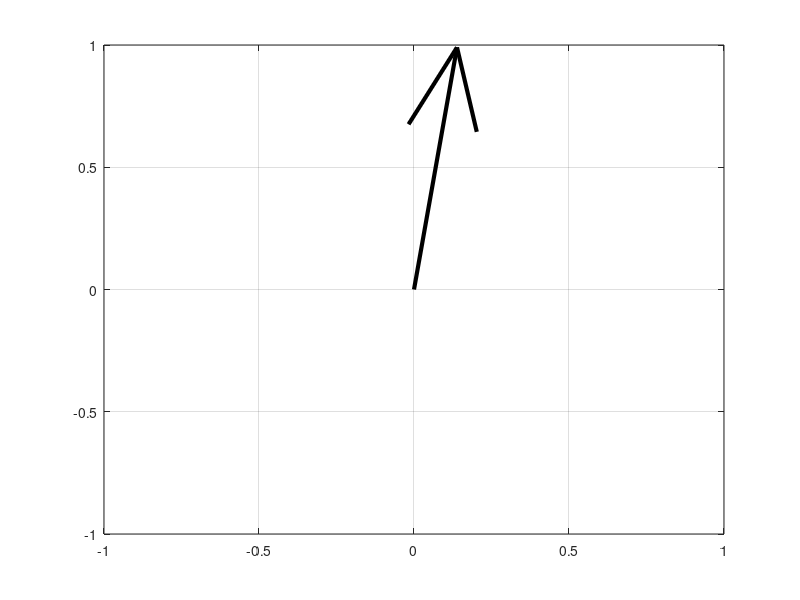

MATLAB code for this plot:
%Escolhe-se um vetor com o clique do mouse
%Implementada uma iteracao do metodo das potencias
%pra cada vez que a tecla espaco for pressionada.
%A cada iteracao é mostrado o vetor resultante
%e impresso os erros de aproxima碘o do autovalor e 
%de alinhamento do autovetor a cada iteracao.

%Matriz A 
A = [2,-1; -1 -5]

% Decomposicao 
[V,D] = eig(A);

% Indice do autovalor dominante
[~,j] = max(max(abs(D))); 

% Plot inicial
figure(1);
quiver(0,0,V(1,j),V(2,j),'Color','k','LineWidth',3,'AutoScale','off');
box on;
grid on;
axis([-1,1,-1,1]);
axis 'manual';

button = -1;
u = [];
v = [];
y = [];
erro_autovalor = []; 
while button~=27		
	[u0,v0,button] = ginput(1);	
	if button==1
		u = u0; 
		v = v0;
    x = [u,v];	
    k = 0; kmax = 1000; erro_autovetor = inf;
    n = size(A,1); y0 = zeros(n,1); y0(1) = 1;
    aux = y0;
	end
	if button==32
		% TAREFAS
		% 1. Implemente uma iteracao do metodo das potencias
		%     pra cada vez que a tecla espaco for pressionada. 
		%     Use o vetor x = [u; v] como chute inicial.
		% 2. Visualize o vetor resultante a cada iteracao.
		% 3. Imprima os erros de aproxima碘o do autovalor e 
		%     de alinhamento do autovetor a cada iteracao.	)
    x = A*y0;
    y = x/norm(x);
    erro_autovetor = abs(abs(y0'*y)-1);
    disp('erro_autovetor =');
    disp(erro_autovetor);

    lambda = y'*A*y;
    erro_autovalor = norm(lambda - aux);
    aux = lambda;
    disp('erro_autovalor =');
    disp(erro_autovalor);
    printf('\n');
    
    y0 = y;
    k = k+1;
	end	
	
	quiver(0,0,V(1,j),V(2,j),'Color','k','LineWidth',3,'AutoScale','off');
	if size(u,1)>0
		hold on;
		quiver(0,0,u,v,'Color','r','LineWidth',3,'AutoScale','off');
		hold off;
	end
  if size(y,1)>0
    hold on;
	  quiver(0,0,y(1),y(2),'Color','b','LineWidth',3,'AutoScale','off');
	  hold off;
  end

	box on;
	grid on;
	axis([-1,1,-1,1]);
	axis 'manual';
	pause(0.1);
end
close(1);
